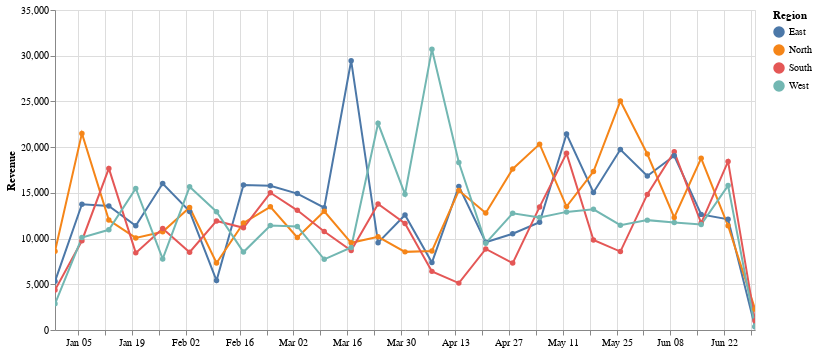

The notebook cell saved with this chart:
### Code cell
chart

### Figure 1 — Vega-Lite specification as saved in the notebook (floating-point values rounded to 4 significant figures)
{"config": {"view": {"continuousWidth": 300, "continuousHeight": 300}}, "data": {"name": "data-8df0c4d1783f84f9428e6e9c9ddb8dc8"}, "mark": {"type": "line", "point": true}, "encoding": {"color": {"field": "region", "title": "Region", "type": "nominal"}, "tooltip": [{"field": "period", "title": "Period", "type": "temporal"}, {"field": "region", "title": "Region", "type": "nominal"}, {"field": "revenue", "format": ",.2f", "title": "Revenue", "type": "quantitative"}, {"field": "units", "format": ",.0f", "title": "Units", "type": "quantitative"}], "x": {"field": "period", "title": "", "type": "temporal"}, "y": {"field": "revenue", "title": "Revenue", "type": "quantitative"}}, "height": 320, "params": [{"name": "param_1e9efca18e7a2868", "select": {"type": "interval", "encodings": ["x", "y"]}, "bind": "scales"}], "width": 700, "$schema": "https://vega.github.io/schema/vega-lite/v6.1.0.json", "datasets": {"data-8df0c4d1783f84f9428e6e9c9ddb8dc8": [{"period": "2024-12-30T00:00:00", "region": "East", "revenue": 5327.0, "units": 33}, {"period": "2024-12-30T00:00:00", "region": "North", "revenue": 8602.0, "units": 88}, {"period": "2024-12-30T00:00:00", "region": "South", "revenue": 4369.0, "units": 41}, {"period": "2024-12-30T00:00:00", "region": "West", "revenue": 2866.0, "units": 34}, {"period": "2025-01-06T00:00:00", "region": "East", "revenue": 13750.0, "units": 121}, {"period": "2025-01-06T00:00:00", "region": "North", "revenue": 21500.0, "units": 127}, {"period": "2025-01-06T00:00:00", "region": "South", "revenue": 9765.0, "units": 85}, {"period": "2025-01-06T00:00:00", "region": "West", "revenue": 10110.0, "units": 99}, {"period": "2025-01-13T00:00:00", "region": "East", "revenue": 13560.0, "units": 111}, {"period": "2025-01-13T00:00:00", "region": "North", "revenue": 12030.0, "units": 124}, {"period": "2025-01-13T00:00:00", "region": "South", "revenue": 17680.0, "units": 114}, {"period": "2025-01-13T00:00:00", "region": "West", "revenue": 10960.0, "units": 91}, {"period": "2025-01-20T00:00:00", "region": "West", "revenue": 15480.0, "units": 107}, {"period": "2025-01-20T00:00:00", "region": "South", "revenue": 8436.0, "units": 94}, {"period": "2025-01-20T00:00:00", "region": "East", "revenue": 11400.0, "units": 133}, {"period": "2025-01-20T00:00:00", "region": "North", "revenue": 10070.0, "units": 122}, {"period": "2025-01-27T00:00:00", "region": "East", "revenue": 16020.0, "units": 124}, {"period": "2025-01-27T00:00:00", "region": "North", "revenue": 10750.0, "units": 120}, {"period": "2025-01-27T00:00:00", "region": "South", "revenue": 11090.0, "units": 80}, {"period": "2025-01-27T00:00:00", "region": "West", "revenue": 7775.0, "units": 85}, {"period": "2025-02-03T00:00:00", "region": "West", "revenue": 15660.0, "units": 109}, {"period": "2025-02-03T00:00:00", "region": "East", "revenue": 12970.0, "units": 107}, {"period": "2025-02-03T00:00:00", "region": "North", "revenue": 13400.0, "units": 141}, {"period": "2025-02-03T00:00:00", "region": "South", "revenue": 8503.0, "units": 97}, {"period": "2025-02-10T00:00:00", "region": "West", "revenue": 12940.0, "units": 79}, {"period": "2025-02-10T00:00:00", "region": "South", "revenue": 11930.0, "units": 108}, {"period": "2025-02-10T00:00:00", "region": "East", "revenue": 5412.0, "units": 68}, {"period": "2025-02-10T00:00:00", "region": "North", "revenue": 7323.0, "units": 107}, {"period": "2025-02-17T00:00:00", "region": "East", "revenue": 15870.0, "units": 131}, {"period": "2025-02-17T00:00:00", "region": "North", "revenue": 11710.0, "units": 98}, {"period": "2025-02-17T00:00:00", "region": "South", "revenue": 11180.0, "units": 99}, {"period": "2025-02-17T00:00:00", "region": "West", "revenue": 8523.0, "units": 97}, {"period": "2025-02-24T00:00:00", "region": "East", "revenue": 15770.0, "units": 131}, {"period": "2025-02-24T00:00:00", "region": "North", "revenue": 13480.0, "units": 134}, {"period": "2025-02-24T00:00:00", "region": "South", "revenue": 15010.0, "units": 130}, {"period": "2025-02-24T00:00:00", "region": "West", "revenue": 11430.0, "units": 104}, {"period": "2025-03-03T00:00:00", "region": "West", "revenue": 11330.0, "units": 80}, {"period": "2025-03-03T00:00:00", "region": "South", "revenue": 13090.0, "units": 102}, {"period": "2025-03-03T00:00:00", "region": "East", "revenue": 14920.0, "units": 82}, {"period": "2025-03-03T00:00:00", "region": "North", "revenue": 10120.0, "units": 110}, {"period": "2025-03-10T00:00:00", "region": "East", "revenue": 13370.0, "units": 147}, {"period": "2025-03-10T00:00:00", "region": "North", "revenue": 12980.0, "units": 98}, {"period": "2025-03-10T00:00:00", "region": "South", "revenue": 10770.0, "units": 122}, {"period": "2025-03-10T00:00:00", "region": "West", "revenue": 7728.0, "units": 82}, {"period": "2025-03-17T00:00:00", "region": "East", "revenue": 29460.0, "units": 165}, {"period": "2025-03-17T00:00:00", "region": "North", "revenue": 9533.0, "units": 87}, {"period": "2025-03-17T00:00:00", "region": "South", "revenue": 8686.0, "units": 94}, {"period": "2025-03-17T00:00:00", "region": "West", "revenue": 9022.0, "units": 98}, {"period": "2025-03-24T00:00:00", "region": "South", "revenue": 13790.0, "units": 90}, {"period": "2025-03-24T00:00:00", "region": "East", "revenue": 9550.0, "units": 90}, {"period": "2025-03-24T00:00:00", "region": "North", "revenue": 10190.0, "units": 120}, {"period": "2025-03-24T00:00:00", "region": "West", "revenue": 22600.0, "units": 159}, {"period": "2025-03-31T00:00:00", "region": "West", "revenue": 14850.0, "units": 109}, {"period": "2025-03-31T00:00:00", "region": "South", "revenue": 11660.0, "units": 104}, {"period": "2025-03-31T00:00:00", "region": "North", "revenue": 8545.0, "units": 95}, {"period": "2025-03-31T00:00:00", "region": "East", "revenue": 12580.0, "units": 130}, {"period": "2025-04-07T00:00:00", "region": "East", "revenue": 7378.0, "units": 62}, {"period": "2025-04-07T00:00:00", "region": "North", "revenue": 8651.0, "units": 99}, {"period": "2025-04-07T00:00:00", "region": "South", "revenue": 6413.0, "units": 67}, {"period": "2025-04-07T00:00:00", "region": "West", "revenue": 30700.0, "units": 201}, {"period": "2025-04-14T00:00:00", "region": "East", "revenue": 15710.0, "units": 130}, {"period": "2025-04-14T00:00:00", "region": "North", "revenue": 15260.0, "units": 164}, {"period": "2025-04-14T00:00:00", "region": "South", "revenue": 5128.0, "units": 62}, {"period": "2025-04-14T00:00:00", "region": "West", "revenue": 18320.0, "units": 115}, {"period": "2025-04-21T00:00:00", "region": "East", "revenue": 9606.0, "units": 104}, {"period": "2025-04-21T00:00:00", "region": "North", "revenue": 12790.0, "units": 119}, {"period": "2025-04-21T00:00:00", "region": "South", "revenue": 8866.0, "units": 64}, {"period": "2025-04-21T00:00:00", "region": "West", "revenue": 9500.0, "units": 90}, {"period": "2025-04-28T00:00:00", "region": "West", "revenue": 12770.0, "units": 89}, {"period": "2025-04-28T00:00:00", "region": "South", "revenue": 7320.0, "units": 80}, {"period": "2025-04-28T00:00:00", "region": "East", "revenue": 10520.0, "units": 115}, {"period": "2025-04-28T00:00:00", "region": "North", "revenue": 17610.0, "units": 100}, {"period": "2025-05-05T00:00:00", "region": "East", "revenue": 11790.0, "units": 91}, {"period": "2025-05-05T00:00:00", "region": "North", "revenue": 20330.0, "units": 131}, {"period": "2025-05-05T00:00:00", "region": "South", "revenue": 13460.0, "units": 126}, {"period": "2025-05-05T00:00:00", "region": "West", "revenue": 12300.0, "units": 85}, {"period": "2025-05-12T00:00:00", "region": "East", "revenue": 21440.0, "units": 128}, {"period": "2025-05-12T00:00:00", "region": "North", "revenue": 13500.0, "units": 115}, {"period": "2025-05-12T00:00:00", "region": "South", "revenue": 19320.0, "units": 150}, {"period": "2025-05-12T00:00:00", "region": "West", "revenue": 12920.0, "units": 122}, {"period": "2025-05-19T00:00:00", "region": "West", "revenue": 13200.0, "units": 111}, {"period": "2025-05-19T00:00:00", "region": "South", "revenue": 9848.0, "units": 92}, {"period": "2025-05-19T00:00:00", "region": "North", "revenue": 17340.0, "units": 124}, {"period": "2025-05-19T00:00:00", "region": "East", "revenue": 15040.0, "units": 90}, {"period": "2025-05-26T00:00:00", "region": "East", "revenue": 19740.0, "units": 162}, {"period": "2025-05-26T00:00:00", "region": "North", "revenue": 25040.0, "units": 156}, {"period": "2025-05-26T00:00:00", "region": "South", "revenue": 8578.0, "units": 82}, {"period": "2025-05-26T00:00:00", "region": "West", "revenue": 11470.0, "units": 144}, {"period": "2025-06-02T00:00:00", "region": "East", "revenue": 16840.0, "units": 98}, {"period": "2025-06-02T00:00:00", "region": "North", "revenue": 19250.0, "units": 163}, {"period": "2025-06-02T00:00:00", "region": "South", "revenue": 14830.0, "units": 122}, {"period": "2025-06-02T00:00:00", "region": "West", "revenue": 12020.0, "units": 83}, {"period": "2025-06-09T00:00:00", "region": "South", "revenue": 19510.0, "units": 153}, {"period": "2025-06-09T00:00:00", "region": "West", "revenue": 11770.0, "units": 92}, {"period": "2025-06-09T00:00:00", "region": "East", "revenue": 19050.0, "units": 108}, {"period": "2025-06-09T00:00:00", "region": "North", "revenue": 12300.0, "units": 96}, {"period": "2025-06-16T00:00:00", "region": "East", "revenue": 12650.0, "units": 104}, {"period": "2025-06-16T00:00:00", "region": "North", "revenue": 18780.0, "units": 157}, {"period": "2025-06-16T00:00:00", "region": "South", "revenue": 11690.0, "units": 87}, {"period": "2025-06-16T00:00:00", "region": "West", "revenue": 11540.0, "units": 120}, {"period": "2025-06-23T00:00:00", "region": "East", "revenue": 12110.0, "units": 127}, {"period": "2025-06-23T00:00:00", "region": "North", "revenue": 11400.0, "units": 83}, {"period": "2025-06-23T00:00:00", "region": "South", "revenue": 18440.0, "units": 127}, {"period": "2025-06-23T00:00:00", "region": "West", "revenue": 15800.0, "units": 105}, {"period": "2025-06-30T00:00:00", "region": "South", "revenue": 1024.0, "units": 16}, {"period": "2025-06-30T00:00:00", "region": "East", "revenue": 343.0, "units": 7}, {"period": "2025-06-30T00:00:00", "region": "North", "revenue": 2283.0, "units": 17}, {"period": "2025-06-30T00:00:00", "region": "West", "revenue": 392.0, "units": 8}]}}
